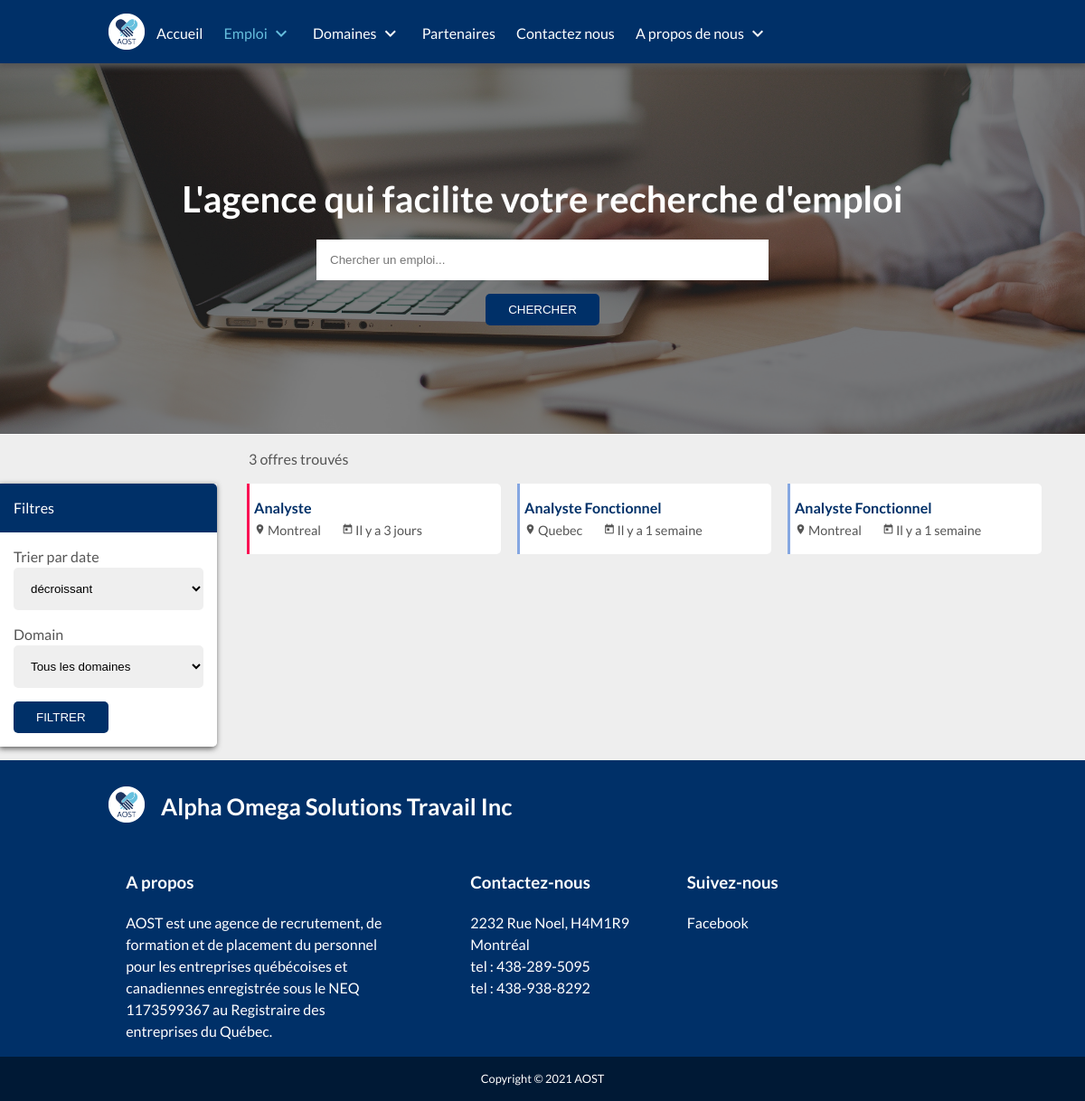
Before: /job/offers/index.php with the older database file.
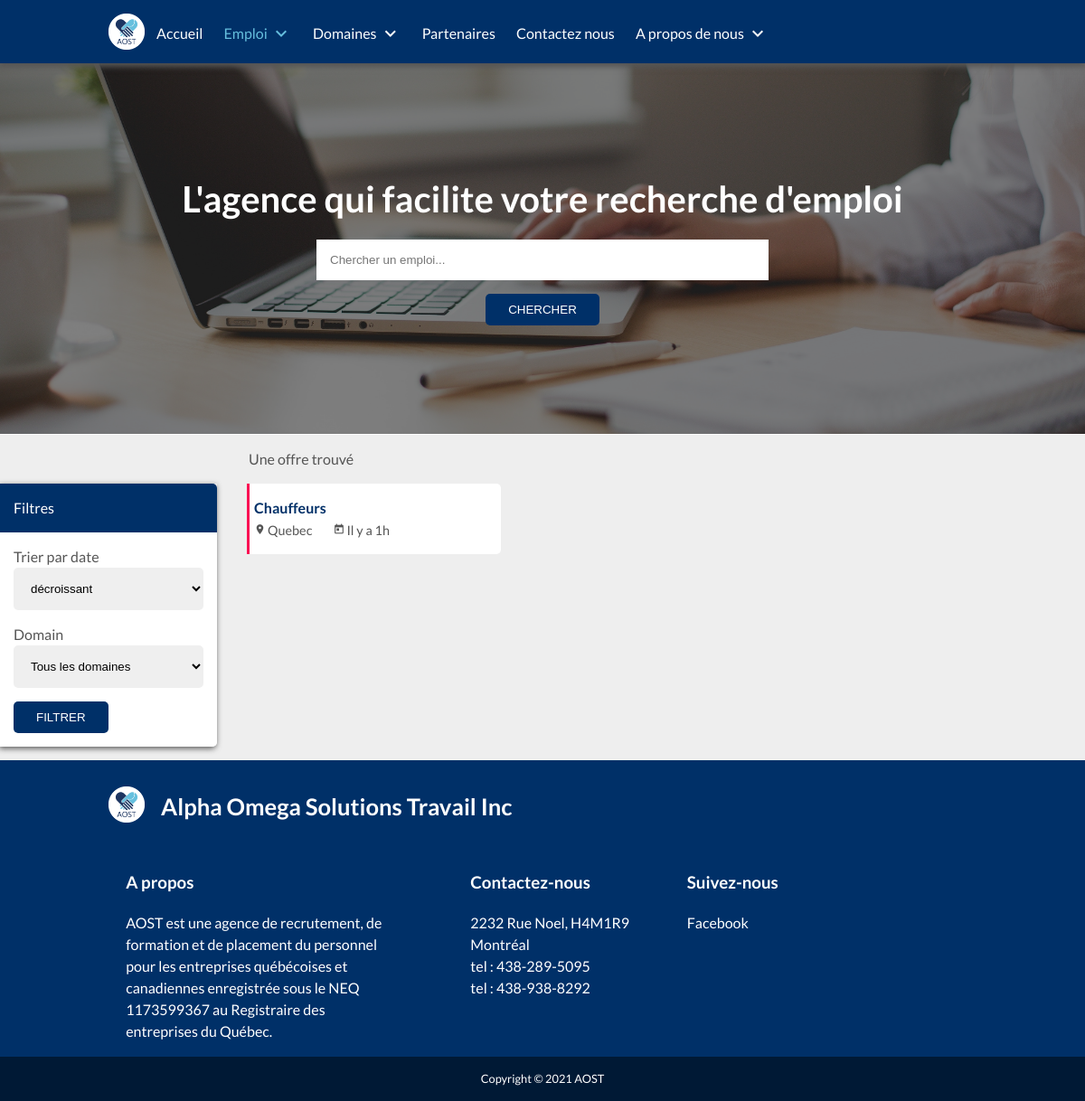
After: the same page with the newer database file.
### tables this page shows
CREATE TABLE IF NOT EXISTS `offers` (
  `id` bigint(20) NOT NULL AUTO_INCREMENT,
  `id_admin` bigint(20) NOT NULL,
  `id_subdomain` bigint(20) NOT NULL,
  `id_city` bigint(20) NOT NULL,
  `compagny` varchar(100) NOT NULL,
  `description` longtext COMMENT 'Description globale de la demande',
  `missions` longtext COMMENT 'description détaillée (par mission) de la demande',
  `skill` longtext COMMENT 'compétences requises du postulant',
  `candidate_profile` longtext COMMENT 'Informations requises du postulant (age, annee d''experience, caractere etc...)',
  `cv` int(1) NOT NULL DEFAULT '0' COMMENT 'vaudra 1 si un CV est requit pour postuler',
  `motivation` int(1) NOT NULL DEFAULT '0' COMMENT 'Vaudra 1 si une lettre de motivation est requise pour postuler',
  `deleted` int(2) NOT NULL DEFAULT '0' COMMENT 'Vaudra 1 si supprimé par un admin (restera présente dans un onglet archives ou corbeille)',
  `expired` int(2) NOT NULL DEFAULT '0' COMMENT 'vaudra 1 si déjà expiré',
  `deadline` datetime NOT NULL COMMENT 'Date limite',
  `added_at` datetime NOT NULL DEFAULT CURRENT_TIMESTAMP,
  PRIMARY KEY (`id`),
  KEY `fk_city` (`id_city`),
  KEY `fk_subdomain` (`id_subdomain`),
  KEY `fk_admin` (`id_admin`)
);

CREATE TABLE IF NOT EXISTS `subdomains` (
  `id` bigint(20) NOT NULL AUTO_INCREMENT,
  `id_admin` bigint(20) NOT NULL,
  `id_domain` bigint(20) NOT NULL,
  `name` varchar(200) NOT NULL,
  `color` varchar(100) NOT NULL,
  `image` varchar(255) NOT NULL,
  `added_at` datetime NOT NULL DEFAULT CURRENT_TIMESTAMP,
  PRIMARY KEY (`id`),
  KEY `id_domain` (`id_domain`),
  KEY `fk_admin` (`id_admin`)
);

CREATE TABLE IF NOT EXISTS `city` (
  `id` bigint(20) NOT NULL AUTO_INCREMENT,
  `name` varchar(150) NOT NULL,
  `added_at` datetime NOT NULL DEFAULT CURRENT_TIMESTAMP,
  PRIMARY KEY (`id`)
);

### job/offers/index.php (called while the page is built)
<?php include($_SERVER["DOCUMENT_ROOT"]."/aost/outils/php/redirection.php");
	redirection("Offres d'emplois | Alpha Omega Solutions Travail", _APP_PATH."job/offers/offers.php", "Offres d'emplois", "Offres d'emplois", _ROOT_PATH."job/offers/offers.css", _ROOT_PATH."job/offers/offers.js");
?>

### class/Offer.class.php (called while the page is built, shortened)
<?php
class Offer
{
    private $_id;
    private $_added_at;
    public function __construct(array $data){
        foreach ($data as $key => $value) {
            $method='set'.ucfirst($key);
        }
    }
    public function setId($id){
        $this->_id=intval($id);
    }
    public function getId(){
        return $this->_id;
    }
    public function setAdded_at($added_at){
        $this->_added_at=strval($added_at);
    }
    public function getAdded_at(){
        return $this->_added_at;
    }
public function getOffersFilterLimit($keyword, $id_domain, $date, $start){
  include(_APP_PATH."bd/server-connect.php");
  $id_domain = intval($id_domain);
  $start=intval($start);
  $end=$start+10;
  $regex = $keyword == "" ? "" : " subdomains.name REGEXP '^(.*)$keyword(.*)$' ";
  $domainTxt = $id_domain == -1 ? "" : " subdomains.id_domain=$id_domain ";
  $dateDirection = " ORDER BY offers.added_at $date ";
  $limit = " LIMIT $start,$end ";
  if($domainTxt == "" && $regex == ""){
    $where_1 = " 1 ";
}else {
    $where_1 = "";
}
$query= $db->prepare("SELECT * FROM subdomains INNER JOIN offers ON offers.id_subdomain = subdomains.id WHERE $regex $domainTxt $where_1 $dateDirection $limit");
$offers=[];
if($query->execute()){
  while($data=$query->fetch()){
      $offers[]=new Offer($data);
  }
  return $offers;
}else{
  return false;
}
}
}
?>

### class/Subdomain.class.php (called while the page is built, shortened)
<?php
class Subdomain
{
 private $_name;
 public function __construct(array $data){
    foreach ($data as $key => $value) {
       $method='set'.ucfirst($key);
  }
}
public function setName($name){
 $this->_name=htmlentities(strval($name));
}
public function getName(){
    return $this->_name;
}
public function getSubdomain($id){
    include(_APP_PATH."bd/server-connect.php");
    $id=intval($id);
    $query=$db->prepare("SELECT * FROM subdomains WHERE id=?");
    $query->bindParam(1,$id);
    if($query->execute() && $query->rowCount()==1){
      $data=$query->fetch();
      return (new Subdomain($data));
  }else{
      return false;
  }
}
}
?>

### class/Domain.class.php (called while the page is built, shortened)
<?php
class domain
{
    private $_color;
    public function __construct(array $data){
        foreach ($data as $key => $value) {
            $method='set'.ucfirst($key);
        }
    }
    public function setColor($color){
        $this->_color=htmlentities(strval($color));
    }
    public function getColor(){
        return $this->_color;
    }
public function getDomain($id){
    include(_APP_PATH."bd/server-connect.php");
    $id=intval($id);
    $query=$db->prepare("SELECT * FROM domains WHERE id=?");
    $query->bindParam(1,$id);
    if($query->execute() && $query->rowCount()==1){
        $data=$query->fetch();
        return (new Domain($data));
    }else{
        return false;
    }
}
}
?>

### class/City.class.php (called while the page is built, shortened)
<?php
class City
{
    private $_name;
    public function __construct(array $data){
        foreach ($data as $key => $value) {
            $method='set'.ucfirst($key);
        }
    }
    public function setName($name){
        $this->_name=htmlentities(strval($name));
    }
    public function getName(){
        return $this->_name;
    }
public function getCity($id){
    include(_APP_PATH."bd/server-connect.php");
    $id=intval($id);
    $query=$db->prepare("SELECT * FROM city WHERE id=?");
    $query->bindParam(1,$id);
    if($query->execute() && $query->rowCount()==1){
        $data=$query->fetch();
        return (new City($data));
    }else{
        return false;
    }
}
}
?>

### outils/php/functions.php (called while the page is built, shortened)
<?php
$tab_month=array("Janvier","Février","Mars","Avril","Mai","Juin","Juillet","Aougt","Septembre","Octobre","Novembre","Décembre");
function get_elapsed_time($datetime){
	global $tab_month;
	$date_convert_in_seconde = strtotime($datetime);
	if(date('Ymd', $date_convert_in_seconde) == date('Ymd')){
		$diff = time()-$date_convert_in_seconde;
		if($diff < 60){
			return "Il y a ".$diff." secondes";
		}else if($diff < 3600){
			return "Il y a ".floor($diff/60)." min";
		}else if($diff < 86400){
			return "Il y a ".floor($diff/3600)."h";
		}
	}else if(date('Ymd', $date_convert_in_seconde) == date('Ymd', strtotime('- 1 DAY'))){
		return "Hier";
	}else if(date('Ymd', $date_convert_in_seconde) == date('Ymd', strtotime('- 2 DAY'))){
		return "Il y a 2 jours";
	}else if(date('Ymd', $date_convert_in_seconde) == date('Ymd', strtotime('- 3 DAY'))){
		return "Il y a 3 jours";
	}else if(date('Ymd', $date_convert_in_seconde) == date('Ymd', strtotime('- 4 DAY'))){
		return "Il y a 4 jours";
	}else if(date('Ymd', $date_convert_in_seconde) == date('Ymd', strtotime('- 5 DAY'))){
		return "Il y a 5 jours";
	}else if(date('Ymd', $date_convert_in_seconde) == date('Ymd', strtotime('- 6 DAY'))){
		return "Il y a 6 jours";
	}else if(date('YW', $date_convert_in_seconde) == date('YW', strtotime('- 1 WEEK'))){
		return "Il y a 1 semaine";
	}else if(date('YW', $date_convert_in_seconde) == date('YW', strtotime('- 2 WEEK'))){
		return "Il y a 2 semaines";
	}else if(date('YW', $date_convert_in_seconde) == date('YW', strtotime('- 3 WEEK'))){
		return "Il y a 3 semaines";
	}else if(date('YW', $date_convert_in_seconde) == date('YW', strtotime('- 4 WEEK'))){
		return "Il y a 4 semaines";
	}else if(date('Ym', $date_convert_in_seconde) == date('Ym', strtotime('- 1 MONTH'))){
		return "Il y a 1 mois";
	}else if(date('Ym', $date_convert_in_seconde) == date('Ym', strtotime('- 2 MONTH'))){
		return "Il y a 2 mois";
	}else if(date('Ym', $date_convert_in_seconde) == date('Ym', strtotime('- 3 MONTH'))){
		return "Il y a 3 mois";
	}else if(date('Ym', $date_convert_in_seconde) == date('Ym', strtotime('- 4 MONTH'))){
		return "Il y a 4 mois";
	}else if(date('Ym', $date_convert_in_seconde) == date('Ym', strtotime('- 5 MONTH'))){
		return "Il y a 5 mois";
	}else if(date('Ym', $date_convert_in_seconde) == date('Ym', strtotime('- 6 MONTH'))){
		return "Il y a 6 mois";
	}else if(date('Ym', $date_convert_in_seconde) == date('Ym', strtotime('- 7 MONTH'))){
		return "Il y a 7 mois";
	}else if(date('Ym', $date_convert_in_seconde) == date('Ym', strtotime('- 8 MONTH'))){
		return "Il y a 8 mois";
	}else if(date('Ym', $date_convert_in_seconde) == date('Ym', strtotime('- 9 MONTH'))){
		return "Il y a 9 mois";
	}else if(date('Ym', $date_convert_in_seconde) == date('Ym', strtotime('- 10 MONTH'))){
		return "Il y a 10 mois";
	}else if(date('Ym', $date_convert_in_seconde) == date('Ym', strtotime('- 11 MONTH'))){
		return "Il y a 11 mois";
	}else if(date('Y', $date_convert_in_seconde) == date('Y', strtotime('- 1 YEAR'))){
		return "Il y a 1 an";
	}else if(date('Y', $date_convert_in_seconde) == date('Y', strtotime('- 2 YEAR'))){
		return "Il y a 2 ans";
	}else if(date('Y', $date_convert_in_seconde) == date('Y', strtotime('- 3 YEAR'))){
		return "Il y a 3 ans";
	}else if(date('Y', $date_convert_in_seconde) == date('Y', strtotime('- 4 YEAR'))){
		return "Il y a 4 ans";
	}else if(date('Y', $date_convert_in_seconde) == date('Y', strtotime('- 5 YEAR'))){
		return "Il y a 5 ans";
	}else if(date('Y', $date_convert_in_seconde) == date('Y', strtotime('- 6 YEAR'))){
		return "Il y a 6 ans";
	}else if(date('Y', $date_convert_in_seconde) == date('Y', strtotime('- 7 YEAR'))){
		return "Il y a 7 ans";
	}else if(date('Y', $date_convert_in_seconde) == date('Y', strtotime('- 8 YEAR'))){
		return "Il y a 8 ans";
	}else if(date('Y', $date_convert_in_seconde) == date('Y', strtotime('- 9 YEAR'))){
		return "Il y a 9 ans";
	}else if(date('Y', $date_convert_in_seconde) == date('Y', strtotime('- 10 YEAR'))){
		return "Il y a 10 ans";
	}else if(date('Y', $date_convert_in_seconde) == date('Y', strtotime('- 11 YEAR'))){
		return "Il y a 11 ans";
	}else if(date('Y', $date_convert_in_seconde) == date('Y', strtotime('- 12 YEAR'))){
		return "Il y a 12 ans";
	}else if(date('Y', $date_convert_in_seconde) == date('Y', strtotime('- 13 YEAR'))){
		return "Il y a 13 ans";
	}else if(date('Y', $date_convert_in_seconde) == date('Y', strtotime('- 14 YEAR'))){
		return "Il y a 14 ans";
	}else if(date('Y', $date_convert_in_seconde) == date('Y', strtotime('- 15 YEAR'))){
		return "Il y a 15 ans";
	}else if(date('Y', $date_convert_in_seconde) == date('Y', strtotime('- 16 YEAR'))){
		return "Il y a 16 ans";
	}else if(date('Y', $date_convert_in_seconde) == date('Y', strtotime('- 17 YEAR'))){
		return "Il y a 17 ans";
	}else if(date('Y', $date_convert_in_seconde) == date('Y', strtotime('- 18 YEAR'))){
		return "Il y a 18 ans";
	}else if(date('Y', $date_convert_in_seconde) == date('Y', strtotime('- 19 YEAR'))){
		return "Il y a 19 ans";
	}else if(date('Y', $date_convert_in_seconde) == date('Y', strtotime('- 20 YEAR'))){
		return "Il y a 20 ans";
	}else if(date('Y', $date_convert_in_seconde) < date('Y', strtotime('- 20 YEAR'))){
		return "Il y a plus de 20 ans";
	}else{
		$mois=date('m',$date_convert_in_seconde);
		$mois=$tab_month[$mois-1];
		return 'depuis le '.date('d', $date_convert_in_seconde)." ".$mois;
	}
}
?>

### job/offers/offers.php (the view, shortened to what the rows shown need)
<?php
	$keyword = isset($_POST["keyword"]) ? $_POST["keyword"] : "";
	$date = isset($_POST["date"]) ? $_POST["date"] : "DESC";
	$id_domain = isset($_POST["id_domain"]) ? $_POST["id_domain"] : "-1";
	$offers_count = $offer->getOffersFilterLimit($keyword, $id_domain, $date, "");
	$actuParPage= 10;
	$nombreDePages=ceil(count($offers_count)/$actuParPage);
	if(isset($_GET['page']))
	{
		 $pageActuelle=intval($_GET['page']);
		 if($pageActuelle>$nombreDePages)
		 {
					$pageActuelle=$nombreDePages;
		 }
	}
	else
	{
		 $pageActuelle=1;
	}
	$premiereEntree=($pageActuelle-1)*$actuParPage;
	$offers = $offer->getOffersFilterLimit($keyword, $id_domain, $date, $premiereEntree);
?>
<div class="offres-block offers-container">
					<?php
						$domains = $domain->getDomains();
						foreach($domains as $domain){
					?>
					<option value="<?php echo $domain->getId(); ?>" <?php if(isset($_POST["id_domain"])){ if($_POST["id_domain"] == $domain->getId()){echo "selected";} } ?>><?php echo $domain->getName(); ?></option>
					<?php } ?>
  <div class="offres-contain">
    <div class="emplois-populaires-container">
      <?php
        foreach ($offers as $offer) {
	        $city = $city->getCity($offer->getId_city());
	        $subdomain = $subdomain->getSubdomain($offer->getId_subdomain());
	        $domain = $domain->getDomain($subdomain->getId_domain());
          $domainColor = $domain->getColor()==""? "66BFDE" : $domain -> getColor();
        ?>
        <a href="<?php echo _ROOT_PATH."job/offers/a/".str_replace(" ", "-",$subdomain->getName())."/".$offer->getId()."/" ?>" class="ep-block" style="border-left : 3px solid #<?php echo $domainColor; ?>">
          <div class="ep-text">
            <span class="ep-title"><?php echo $subdomain->getName(); ?></span>
            <span class="ep-city"><i class="material-icons vertical-align-bottom">location_on</i><?php echo $city->getName(); ?></span>
            <span class="ep-added_at"><i class="material-icons vertical-align-bottom"> today </i><?php echo get_elapsed_time($offer->getAdded_at()); ?></span>
          </div>
        </a>
      <?php } ?>
    </div>
  </div>
</div>

Changed rows visible on the page:
removed offers: id_subdomain.name "Analyste", id_city.name "Montreal", added_at "Il y a 3 jours"
removed offers: id_subdomain.name "Analyste Fonctionnel", id_city.name "Quebec", added_at "Il y a 1 semaine"
removed offers: id_subdomain.name "Analyste Fonctionnel", id_city.name "Montreal", added_at "Il y a 1 semaine"
added offers: id_subdomain.name "Chauffeurs", id_city.name "Quebec", added_at "Il y a 1h"
Other visible differences:
count($offers_count): "3" → (not shown)
text no longer shown: "offres trouvés"
text now shown: "Une offre trouvé"
